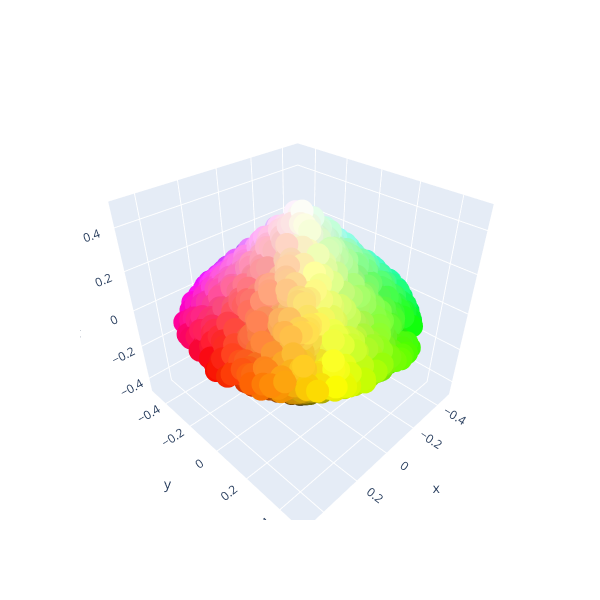

Write notebook code for a chart like this one.
### Code cell
points = np.random.randint(0, 256, (8196, 3), "u1")
x, y, z = rgb2hslc(points).T
Figure().add_scatter3d(x=x, y=y, z=z, mode="markers", marker_color=points).update_layout(width=600, height=600)

### Figure 1 — Plotly figure (JSON) as saved in the notebook; plotly's stock layout.template omitted (floating-point values rounded to 4 significant figures; data arrays with more than 128 entries replaced by an {"elided": "..."} marker saying what was removed)
{"data": [{"marker": {"color": {"elided": "8196x3 int values"}}, "mode": "markers", "type": "scatter3d", "x": {"elided": "8196 float values"}, "y": {"elided": "8196 float values"}, "z": {"elided": "8196 float values"}}], "layout": {"height": 600, "width": 600}}
